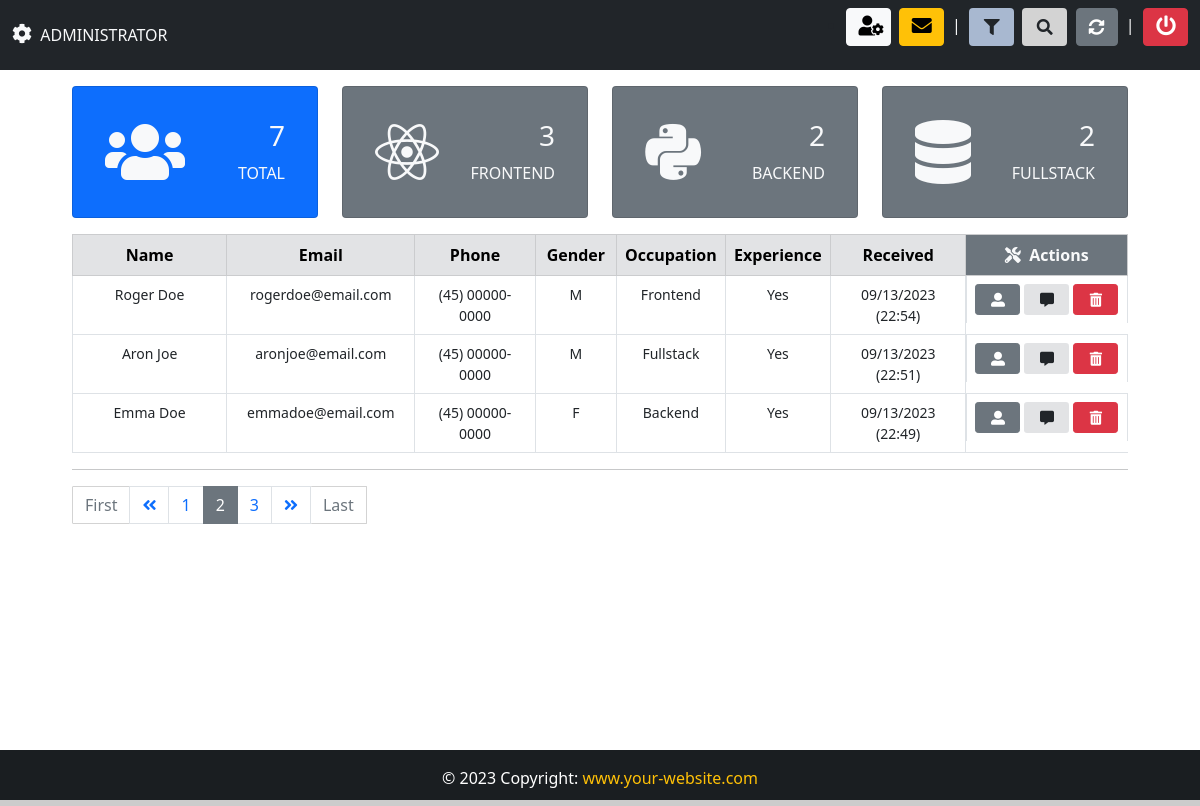
The app's page /backend/?page=2 (signed in) with its own data.
### App/models.py (models this page shows, shortened)
class Candidate(models.Model):
    firstname = models.CharField(max_length=50)
    lastname = models.CharField(max_length=50)
    job = models.CharField(max_length=5, verbose_name="Job Code")
    birth = models.DateField(
        auto_now=False, auto_now_add=False, verbose_name="Birthday"
    )
    phone = models.CharField(max_length=25)
    personality = models.CharField(max_length=50, null=True, choices=PERSONALITY)
    salary = models.CharField(max_length=50, verbose_name="Salary expectation")
    gender = models.CharField(max_length=10)
    experience = models.BooleanField(null=True)
    smoker = models.CharField(max_length=10, choices=SMOKER, default="")
    email = models.EmailField(max_length=50)
    message = models.TextField(verbose_name="Presentation")
    file = models.FileField(upload_to="resume", blank=True, verbose_name="Resume")
    image = models.ImageField(upload_to="photo", blank=True, verbose_name="Photo")
    created_at = models.DateTimeField(auto_now_add=True)
    situation = models.CharField(
        max_length=50, null=True, choices=SITUATION, default="Pending"
    )
    company_note = models.TextField(blank=True)
    frameworks = MultiSelectField(choices=FRAMEWORKS, max_length=50)
    languages = MultiSelectField(choices=LANGUAGES, max_length=50)
    databases = MultiSelectField(choices=DATABASES, max_length=50)
    libraries = MultiSelectField(choices=LIBRARIES, max_length=50)
    mobile = MultiSelectField(choices=MOBILE, max_length=50)
    others = MultiSelectField(choices=OTHERS, max_length=50)
    institution = models.CharField(max_length=50)
    course = models.CharField(max_length=50)
    started_course = models.DateField(auto_now_add=False)
    finished_course = models.DateField(blank=True, null=True, auto_now_add=False)
    about_course = models.TextField()
    status_course = models.CharField(max_length=50, null=True, choices=STATUS_COURSE)
    company = models.CharField(max_length=50)
    position = models.CharField(max_length=50)
    started_job = models.DateField(blank=True, null=True, auto_now_add=False)
    finished_job = models.DateField(blank=True, null=True, auto_now_add=False)
    about_job = models.TextField()
    employed = models.BooleanField(null=True, verbose_name="I am employed")
    remote = models.BooleanField(null=True, verbose_name="I agree to work remotely")
    travel = models.BooleanField(null=True, verbose_name="I'm available for travel")

### App/views.py (the view, shortened to what this page needs)
# urls.py: path("backend/", views.backend, name="backend"),
@login_required(login_url="login")
@cache_control(no_cache=True, must_revalidate=True, no_store=True)
def backend(request):
    if "f" in request.GET:
        f = request.GET["f"]
        all = Candidate.objects.filter(Q(job__iexact=f) | Q(gender__iexact=f)).order_by(
            "-created_at"
        )
    else:
        all = Candidate.objects.all().order_by("-created_at")
    paginator = Paginator(all, 3)
    page = request.GET.get("page")
    all_candidate = paginator.get_page(page)
    total = all.count()
    frontend = all.filter(job="FR-22")
    backend = all.filter(job="BA-10")
    fullstack = all.filter(job="FU-15")
    context = {
        "candidates": all_candidate,
        "total": total,
        "frontend": frontend,
        "backend": backend,
        "fullstack": fullstack,
    }
    return render(request, "backend.html", context)

### App/templates/backend.html (shortened to what this page needs)
{% extends "base.html" %}
{% block footer %}
    class="text-warning"
{% endblock footer %}
{% block nav-content %}
    <div class="collapse navbar-collapse mt-3 mt-md-3 mt-lg-0"
         id="navbarSupportedContent">
        <ul class="navbar-nav me-auto mb-2 mb-lg-0 align-middle">
            <li class="nav-item text-light">
                {% if request.user.is_superuser %}
                    <i class="fas fa-cog f-size2"></i>&nbsp; ADMINISTRATOR
                {% else %}
                    Welcome: <span class="text-warning">{{ user.get_username }}</span>
                {% endif %}
            </li>
        </ul>
        <ul>
            <li>
                {% if request.user.is_superuser %}
                    <a href="{% url 'admin:App_candidate_changelist' %}"
                       target="_blank"
                       class="btn btn-light my-btn2"
                       title="Control Panel">
                        <i class="fas fa-user-cog f-size2"></i>
                    </a>
                    <a href="{% url 'admin:App_email_changelist' %}"
                       target="_blank"
                       class="btn btn-warning ms-1 my-btn2"
                       title="Admin">
                        <i class="fas fa-envelope f-size2"></i>
                    </a>
                    <span class="text-light">&nbsp;|&nbsp;</span>
                {% endif %}
                <button class="btn my-btn2"
                        style="background-color: #a8b8d0"
                        title="Filter"
                        data-bs-toggle="modal"
                        data-bs-target="#filterModal">
                    <i class="fas fa-filter"></i>
                </button>
                <button class="btn my-btn2 ms-1"
                        style="background-color: #d3d3d3"
                        title="Search"
                        data-bs-toggle="modal"
                        data-bs-target="#searchModal">
                    <i class="fas fa-search"></i>
                </button>
                <a href="{% url 'backend' %}"
                   class="btn btn-secondary ms-1"
                   title="Refresh">
                    <i class="fas fa-sync-alt"></i>
                </a>
                <span class="text-light">&nbsp;|&nbsp;</span>
                <a href="{% url 'logout' %}"
                   class="btn btn-danger my-btn2"
                   title="Logout"
                   data-bs-toggle="modal"
                   data-bs-target="#logoutModal">
                    <i class="fas fa-power-off f-size2"></i>
                </a>
            </li>
        </ul>
    </div>
{% endblock nav-content %}
{% block content %}
    <div class="container" style="width: 90%;">
        <div class="mt-3 mb-2">{% include "dashboard/dashboard.html" %}</div>
        <table class="table table-bordered text-center">
            <thead class="table-secondary">
                <tr>
                    <th style="width: 19%;">Name</th>
                    <th style="width: 19%;">Email</th>
                    <th style="width: 14%;">Phone</th>
                    <th style="width: 8%;">Gender</th>
                    <th style="width: 10%;">Occupation</th>
                    <th style="width: 10%;">Experience</th>
                    <th style="width: 15%;">Received</th>
                    <th colspan="2" style="width: 5%;" class="bg-secondary text-light">
                        <i class="fa fa-tools"></i>&nbsp;&nbsp;Actions
                    </th>
                </tr>
            </thead>
            <tbody style="font-size: 14px;">
                {% for data in candidates %}
                    <tr>
                        <td id="top-border" label="Name">{{ data.firstname }} {{ data.lastname }}</td>
                        <td id="sm-border" label="Email">{{ data.email }}</td>
                        <td id="sm-border" label="Phone">{{ data.phone }}</td>
                        <td id="sm-border" label="Gender">{{ data.gender }}</td>
                        {% if data.job == "FR-22" %}
                            <td id="sm-border" label="Occupation">Frontend</td>
                        {% elif data.job == "BA-10" %}
                            <td id="sm-border" label="Occupation">Backend</td>
                        {% else %}
                            <td id="sm-border" label="Occupation">Fullstack</td>
                        {% endif %}
                        {% if data.experience == False %}
                            <td id="sm-border" label="Experience">
                                <span class="text-danger">No</span>
                            </td>
                        {% else %}
                            <td id="sm-border" label="Experience">Yes</td>
                        {% endif %}
                        <td id="sm-border" label="Received">{{ data.created_at|date:"m/d/Y (H:i)" }}</td>
                        <td class="btn-side">
                            <a href="{% url 'candidate' data.id %}"
                               class="btn btn-secondary my-btn2 btn-sm"
                               title="View candidate">
                                <i class="fas fa-user-alt"></i>
                            </a>
                            <a href="{% url 'chat_candidate' data.id %}"
                               class="btn my-btn2 btn-sm ms-1"
                               title="About candidate"
                               style="background-color: #e2e3e5">
                                <i class="fas fa-comment-alt"></i>
                            </a>
                            {% if request.user.is_superuser %}
                                <a href=""
                                   class="btn btn-danger my-btn2 btn-sm ms-1"
                                   title="Delete"
                                   data-bs-toggle="modal"
                                   data-bs-target="#deleteModal{{ data.pk }}">
                                    <i class="fas fa-trash-alt"></i>
                                </a>
                            {% endif %}
                        </td>
                    {% empty %}
                        <td colspan="8">
                            {{ request.GET.q }} <strong class="text-danger">No records found</strong>
                        </td>
                    </tr>
                {% endfor %}
            </tbody>
        </table>
        <hr>
        <nav>
            {% if candidates.has_other_pages %}
                <ul class="pagination">
                    {% if candidates.has_previous %}
                        <a href="?page=1{% if request.GET.q %}&q={{ request.GET.q }}{% elif request.GET.f %}&f={{ request.GET.f }}{% endif %}"
                           class="btn btn-outline-secondary mb-4"
                           style="border-radius: 1px;
                                  border: 1px solid #d3d3d3">First</a>
                        <li class="page-item">
                            <a href="?page={{ candidates.previous_page_number }}{% if request.GET.q %}&q={{ request.GET.q }}{% elif request.GET.f %}&f={{ request.GET.f }}{% endif %}"
                               class="page-link">
                                <i class="fas fa-angle-double-left"></i>
                            </a>
                        </li>
                    {% else %}
                        <li class="page-item disabled"></li>
                    {% endif %}
                    {% for i in candidates.paginator.page_range %}
                        {% if candidates.number == i %}
                            <li class="page-item active">
                                <span class="page-link">{{ i }}
                                </span>
                            </li>
                        {% else %}
                            <li class="page-item">
                                <a class="page-link"
                                   href="?page={{ i }}{% if request.GET.q %}&q={{ request.GET.q }}{% elif request.GET.f %}&f={{ request.GET.f }}{% endif %}">{{ i }}</a>
                            </li>
                        {% endif %}
                    {% endfor %}
                    {% if candidates.has_next %}
                        <li class="page-item">
                            <a href="?page={{ candidates.next_page_number }}{% if request.GET.q %}&q={{ request.GET.q }}{% elif request.GET.f %}&f={{ request.GET.f }}{% endif %}"
                               class="page-link">
                                <i class="fas fa-angle-double-right"></i>
                            </a>
                        </li>
                        <a href="?page={{ candidates.paginator.num_pages }}{% if request.GET.q %}&q={{ request.GET.q }}{% elif request.GET.f %}&f={{ request.GET.f }}{% endif %}"
                           class="btn btn-outline-secondary mb-4"
                           style="border-radius: 1px;
                                  border: 1px solid #d3d3d3;
                                  border-left: none">Last</a>
                    {% else %}
                        <li class="page-item disabled"></li>
                    {% endif %}
                </ul>
            {% endif %}
        </nav>
        <br>
        <br>
        <br>
    </div>
{% endblock %}

### App/static/css/style.css (style rules this page uses)
html, body { height: 100%; margin: 0; max-width: 100%; }
.my-btn2 { width: 45px; }
a { text-decoration: none; }
.f-size2 { font-size: 20px; }
.btn-side { display: -webkit-flex; display: flex; flex-wrap: nowrap; }
.page-item.active .page-link { columns: #fff; background-color: #6c757d; border: 1px solid #6c757d; }

### records on screen
Candidate: firstname "Roger", lastname "Doe", email "rogerdoe@email.com", phone "(45) 00000-0000", gender "M", job "Frontend", experience "Yes", created_at "09/13/2023 (22:54)"
Candidate: firstname "Aron", lastname "Joe", email "aronjoe@email.com", phone "(45) 00000-0000", gender "M", job "Fullstack", experience "Yes", created_at "09/13/2023 (22:51)"
Candidate: firstname "Emma", lastname "Doe", email "emmadoe@email.com", phone "(45) 00000-0000", gender "F", job "Backend", experience "Yes", created_at "09/13/2023 (22:49)"

### other values on screen
{{ total }} "7"
{{ frontend.count }} "3"
{{ backend.count }} "2"
{{ fullstack.count }} "2"
{{ i }} "1" "3"
{{ i }} "2"
